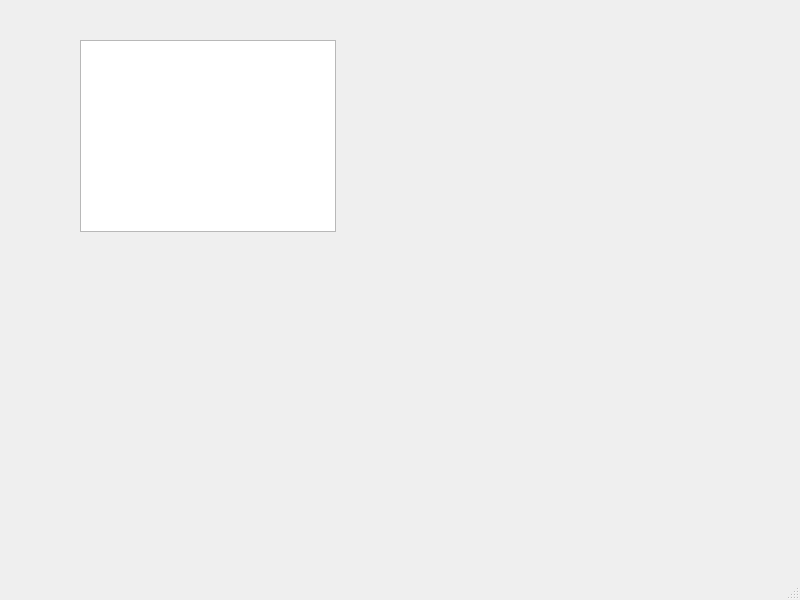
<?xml version="1.0" encoding="UTF-8"?>
<ui version="4.0">
 <class>MainWindow</class>
 <widget class="QMainWindow" name="MainWindow">
  <property name="geometry">
   <rect>
    <x>0</x>
    <y>0</y>
    <width>800</width>
    <height>600</height>
   </rect>
  </property>
  <property name="windowTitle">
   <string>MainWindow</string>
  </property>
  <widget class="QWidget" name="centralwidget">
   <widget class="QGraphicsView" name="chartWidget">
    <property name="geometry">
     <rect>
      <x>80</x>
      <y>40</y>
      <width>256</width>
      <height>192</height>
     </rect>
    </property>
   </widget>
  </widget>
  <widget class="QMenuBar" name="menubar">
   <property name="geometry">
    <rect>
     <x>0</x>
     <y>0</y>
     <width>800</width>
     <height>21</height>
    </rect>
   </property>
  </widget>
  <widget class="QStatusBar" name="statusbar"/>
 </widget>
 <resources/>
 <connections/>
</ui>
